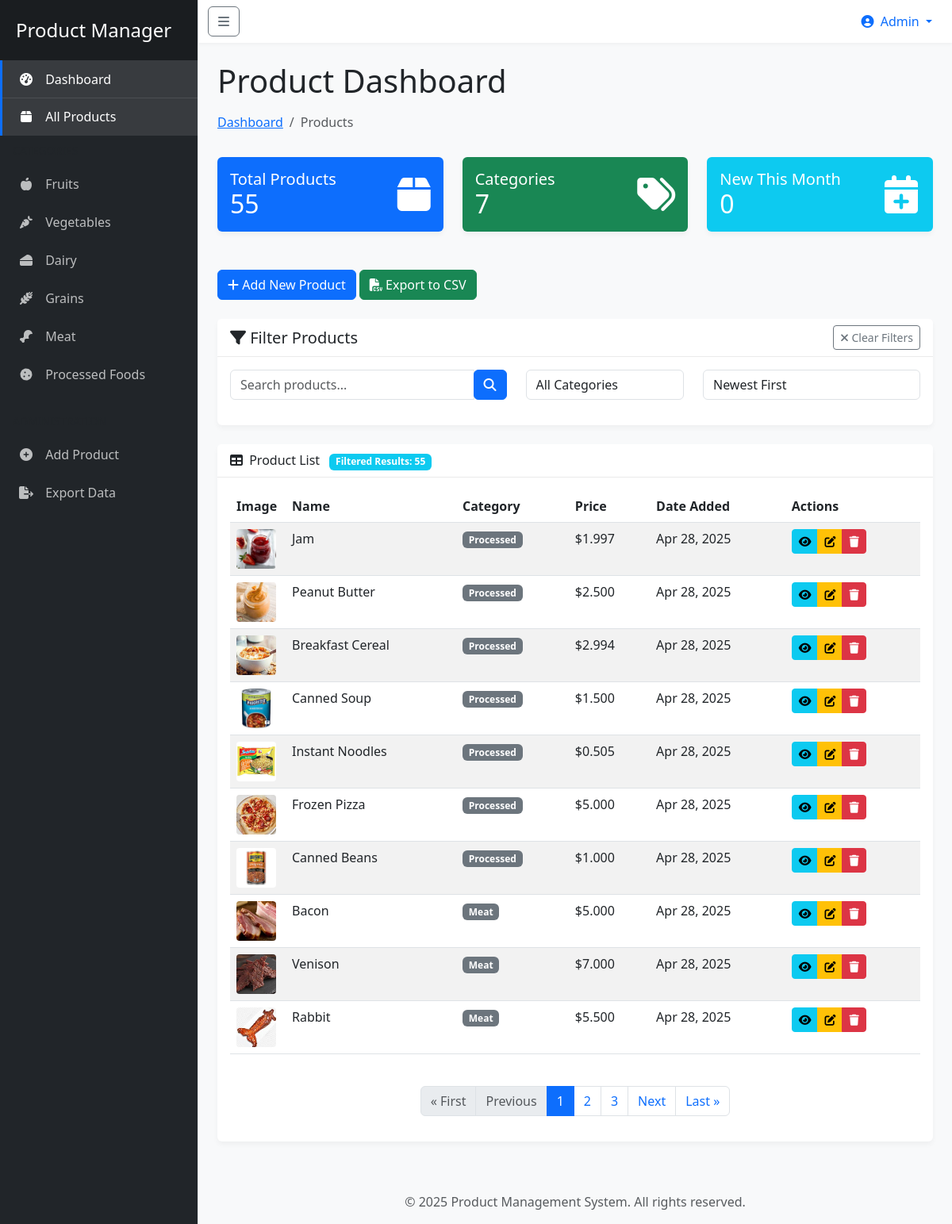
The page / on the database its author committed.
### products/models.py (models this page shows, shortened)
class Product(models.Model):
    CATEGORY_CHOICES = [
        ('Fruits', 'Fruits'),
        ('Vegetables', 'Vegetables'),
        ('Dairy', 'Dairy'),
        ('Grains', 'Grains'),
        ('Meat', 'Meat'),
        ('Processed', 'Processed Foods'),
        ('Other', 'Other'),
    ]
    name = models.CharField(max_length=100)
    category = models.CharField(max_length=100, choices=CATEGORY_CHOICES)
    description = models.TextField()
    price = models.DecimalField(
        max_digits=10,
        decimal_places=3,
        validators=[MinValueValidator(0.001)]
    )
    image = models.ImageField(upload_to='product_images/', blank=True, null=True)
    created_at = models.DateTimeField(default=timezone.now)
    updated_at = models.DateTimeField(auto_now=True)
    class Meta:
        ordering = ['-created_at']
        verbose_name = 'Product'
        verbose_name_plural = 'Products'

### products/views.py (the view)
# urls.py: path('', views.product_list, name='product_list'),
def product_list(request):
    search_query = request.GET.get('search', '')
    category_filter = request.GET.get('category', '')
    sort_by = request.GET.get('sort', '-created_at')  # Default: newest first
    products = Product.objects.all()
    if search_query:
        products = products.filter(
            Q(name__icontains=search_query) |
            Q(description__icontains=search_query) |
            Q(category__icontains=search_query)  # Added search by category
        )
    if category_filter and category_filter != 'All Categories':
        products = products.filter(category=category_filter)
    if sort_by == 'price_asc':
        products = products.order_by('price')
    elif sort_by == 'price_desc':
        products = products.order_by('-price')
    elif sort_by == 'name':
        products = products.order_by('name')
    else:  # Default to newest
        products = products.order_by('-created_at')
    page = request.GET.get('page', 1)
    paginator = Paginator(products, 10)  # Show 10 products per page
    try:
        products = paginator.page(page)
    except PageNotAnInteger:
        products = paginator.page(1)
    except EmptyPage:
        products = paginator.page(paginator.num_pages)
    categories = Product.CATEGORY_CHOICES
    total_products = Product.objects.count()
    total_categories = len(categories)  # Use the length of CATEGORY_CHOICES
    now = timezone.now()
    month_start = datetime.datetime(now.year, now.month, 1, tzinfo=now.tzinfo)
    new_this_month = Product.objects.filter(created_at__gte=month_start).count()
    context = {
        'products': products,
        'categories': categories,
        'search_query': search_query,
        'category_filter': category_filter,
        'sort_by': sort_by,
        'total_products': total_products,
        'total_categories': total_categories,
        'new_this_month': new_this_month,
    }
    return render(request, 'products/product_list.html', context)

### products/templates/products/product_list.html (shortened to what this page needs)
{% extends 'products/base.html' %}
{% load static %}
{% block content %}
    <div class="container-fluid px-4">
        <h1 class="mt-4">Product Dashboard</h1>
        <ol class="breadcrumb mb-4">
            <li class="breadcrumb-item"><a href="{% url 'product_list' %}">Dashboard</a></li>
            <li class="breadcrumb-item active">Products</li>
        </ol>
        <div class="row mb-4">
            <div class="col-xl-4 col-md-6">
                <div class="card bg-primary text-white mb-4">
                    <div class="card-body">
                        <div class="d-flex justify-content-between align-items-center">
                            <div>
                                <h5 class="mb-0">Total Products</h5>
                                <h2 class="mb-0">{{ total_products }}</h2>
                            </div>
                            <i class="fas fa-box fa-3x"></i>
                        </div>
                    </div>
                </div>
            </div>
            <div class="col-xl-4 col-md-6">
                <div class="card bg-success text-white mb-4">
                    <div class="card-body">
                        <div class="d-flex justify-content-between align-items-center">
                            <div>
                                <h5 class="mb-0">Categories</h5>
                                <h2 class="mb-0">{{ total_categories }}</h2>
                            </div>
                            <i class="fas fa-tags fa-3x"></i>
                        </div>
                    </div>
                </div>
            </div>
            <div class="col-xl-4 col-md-12">
                <div class="card bg-info text-white mb-4">
                    <div class="card-body">
                        <div class="d-flex justify-content-between align-items-center">
                            <div>
                                <h5 class="mb-0">New This Month</h5>
                                <h2 class="mb-0">{{ new_this_month }}</h2>
                            </div>
                            <i class="fas fa-calendar-plus fa-3x"></i>
                        </div>
                    </div>
                </div>
            </div>
        </div>
        <div class="mb-4">
            <a href="{% url 'product_add' %}" class="btn btn-primary">
                <i class="fas fa-plus"></i> Add New Product
            </a>
            <a href="{% url 'export_products_csv' %}?search={{ search_query }}&category={{ category_filter }}" class="btn btn-success">
                <i class="fas fa-file-csv"></i> Export to CSV
            </a>
        </div>
        <div class="card mb-4">
            <div class="card-header d-flex justify-content-between align-items-center">
                <h5 class="mb-0"><i class="fas fa-filter"></i> Filter Products</h5>
                {% if search_query or category_filter != 'All Categories' %}
                    <a href="{% url 'product_list' %}" class="btn btn-sm btn-outline-secondary">
                        <i class="fas fa-times"></i> Clear Filters
                    </a>
                {% endif %}
            </div>
            <div class="card-body">
                <form method="get" id="filter-form" class="row">
                    <div class="col-md-5 mb-3">
                        <div class="input-group">
                            <input type="text" name="search" class="form-control" placeholder="Search products..."
                                   value="{{ search_query }}">
                            <div class="input-group-append">
                                <button class="btn btn-primary" type="submit">
                                    <i class="fas fa-search"></i>
                                </button>
                            </div>
                        </div>
                    </div>
                    <div class="col-md-3 mb-3">
                        <select name="category" class="form-control" onchange="this.form.submit()">
                            <option value="All Categories" {% if category_filter == 'All Categories' or not category_filter %}selected{% endif %}>All Categories</option>
                        </select>
                    </div>
                    <div class="col-md-4 mb-3">
                        <select name="sort" class="form-control" onchange="this.form.submit()">
                            <option value="-created_at" {% if sort_by == '-created_at' %}selected{% endif %}>Newest First</option>
                        </select>
                    </div>
                </form>
            </div>
        </div>
        <div class="card mb-4">
            <div class="card-header">
                <i class="fas fa-table me-1"></i>
                Product List
                {% if search_query or category_filter != 'All Categories' %}
                    <span class="badge bg-info ms-2">Filtered Results: {{ products.paginator.count }}</span>
                {% endif %}
            </div>
            <div class="card-body">
                {% if products %}
                    <div class="table-responsive">
                        <table class="table table-striped table-hover">
                            <thead>
                            <tr>
                                <th>Image</th>
                                <th>Name</th>
                                <th>Category</th>
                                <th>Price</th>
                                <th>Date Added</th>
                                <th>Actions</th>
                            </tr>
                            </thead>
                            <tbody>
                            {% for product in products %}
                                <tr>
                                    <td class="product-img-cell">
                                        {% if product.image %}
                                            <img src="{{ product.image.url }}" alt="{{ product.name }}" class="product-thumbnail">
                                        {% else %}
                                            <div class="no-image">
                                                <i class="fas fa-image"></i>
                                            </div>
                                        {% endif %}
                                    </td>
                                    <td>{{ product.name }}</td>
                                    <td>
                                        <span class="badge bg-secondary">{{ product.category }}</span>
                                    </td>
                                    <td>${{ product.price }}</td>
                                    <td>{{ product.created_at|date:"M d, Y" }}</td>
                                    <td>
                                        <div class="btn-group">
                                            <a href="{% url 'product_view' product.id %}" class="btn btn-sm btn-info">
                                                <i class="fas fa-eye"></i>
                                            </a>
                                            <a href="{% url 'product_edit' product.id %}" class="btn btn-sm btn-warning">
                                                <i class="fas fa-edit"></i>
                                            </a>
                                            <a href="{% url 'product_delete' product.id %}" class="btn btn-sm btn-danger">
                                                <i class="fas fa-trash"></i>
                                            </a>
                                        </div>
                                    </td>
                                </tr>
                            {% endfor %}
                            </tbody>
                        </table>
                    </div>
                {% else %}
                    <div class="alert alert-info">
                        <i class="fas fa-info-circle"></i> No products found. Try clearing filters or adding new products.
                    </div>
                {% endif %}
                {% if products.paginator.num_pages > 1 %}
                    <nav aria-label="Page navigation">
                        <ul class="pagination justify-content-center mt-4">
                            {% if products.has_previous %}
                                <li class="page-item">
                                    <a class="page-link" href="?page=1{% if search_query %}&search={{ search_query }}{% endif %}{% if category_filter %}&category={{ category_filter }}{% endif %}{% if sort_by %}&sort={{ sort_by }}{% endif %}">&laquo; First</a>
                                </li>
                                <li class="page-item">
                                    <a class="page-link" href="?page={{ products.previous_page_number }}{% if search_query %}&search={{ search_query }}{% endif %}{% if category_filter %}&category={{ category_filter }}{% endif %}{% if sort_by %}&sort={{ sort_by }}{% endif %}">Previous</a>
                                </li>
                            {% else %}
                                <li class="page-item disabled">
                                    <a class="page-link" href="#">&laquo; First</a>
                                </li>
                                <li class="page-item disabled">
                                    <a class="page-link" href="#">Previous</a>
                                </li>
                            {% endif %}
                            {% for num in products.paginator.page_range %}
                                {% if products.number == num %}
                                    <li class="page-item active">
                                        <a class="page-link" href="#">{{ num }}</a>
                                    </li>
                                {% elif num > products.number|add:'-3' and num < products.number|add:'3' %}
                                    <li class="page-item">
                                        <a class="page-link" href="?page={{ num }}{% if sort_by %}&sort={{ sort_by }}{% endif %}">{{ num }}</a>
                                    </li>
                                {% endif %}
                            {% endfor %}
                            {% if products.has_next %}
                                <li class="page-item">
                                    <a class="page-link" href="?page={{ products.next_page_number }}{% if sort_by %}&sort={{ sort_by }}{% endif %}">Next</a>
                                </li>
                                <li class="page-item">
                                    <a class="page-link" href="?page={{ products.paginator.num_pages }}{% if sort_by %}&sort={{ sort_by }}{% endif %}">Last &raquo;</a>
                                </li>
                            {% endif %}
                        </ul>
                    </nav>
                {% endif %}
            </div>
        </div>
    </div>
{% endblock %}

### rows shown on the page
Product: image (picture), name "Jam", category "Processed", price "1.997", created_at "Apr 28, 2025"
Product: image (picture), name "Peanut Butter", category "Processed", price "2.500", created_at "Apr 28, 2025"
Product: image (picture), name "Breakfast Cereal", category "Processed", price "2.994", created_at "Apr 28, 2025"
Product: image (picture), name "Canned Soup", category "Processed", price "1.500", created_at "Apr 28, 2025"
Product: image (picture), name "Instant Noodles", category "Processed", price "0.505", created_at "Apr 28, 2025"
Product: image (picture), name "Frozen Pizza", category "Processed", price "5.000", created_at "Apr 28, 2025"
Product: image (picture), name "Canned Beans", category "Processed", price "1.000", created_at "Apr 28, 2025"
Product: image (picture), name "Bacon", category "Meat", price "5.000", created_at "Apr 28, 2025"
Product: image (picture), name "Venison", category "Meat", price "7.000", created_at "Apr 28, 2025"
Product: image (picture), name "Rabbit", category "Meat", price "5.500", created_at "Apr 28, 2025"

### other values the page prints
{{ total_products }} "55"
{{ total_categories }} "7"
{{ new_this_month }} "0"
{{ products.paginator.count }} "55"
{{ num }} "1"
{{ num }} "2" "3"
